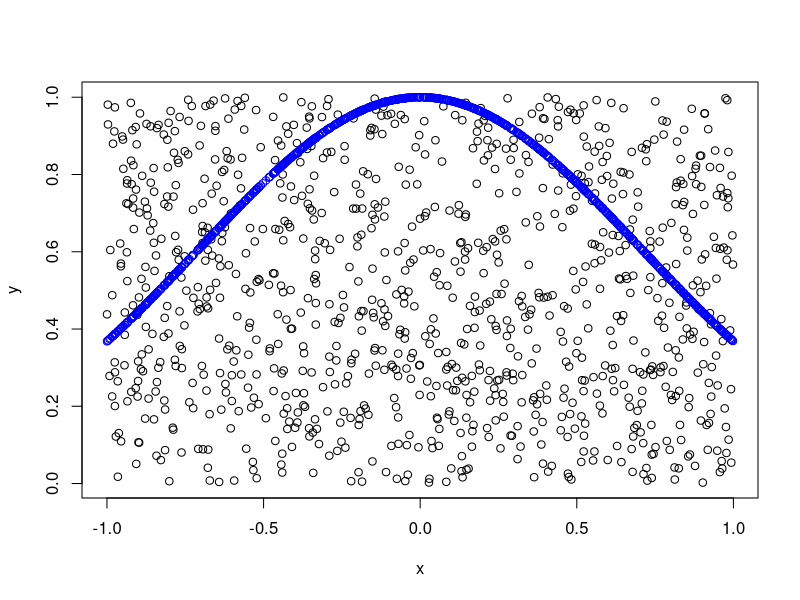
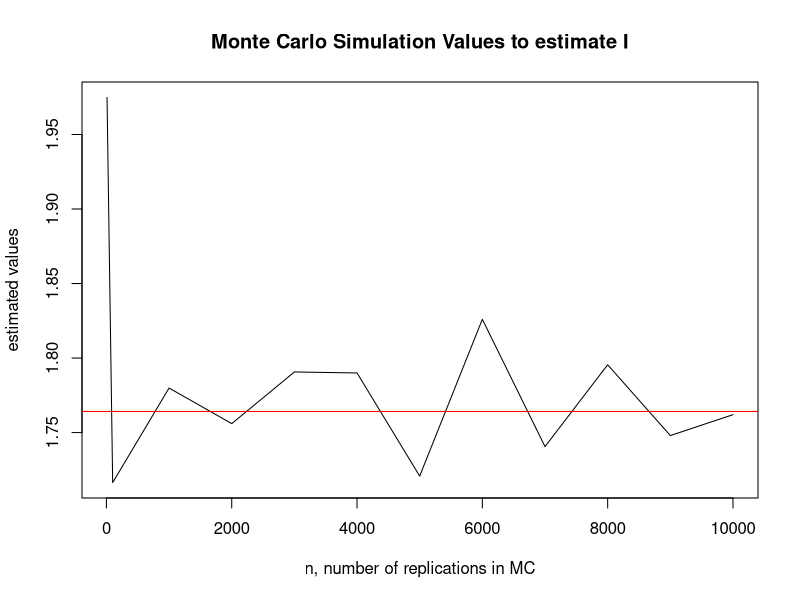
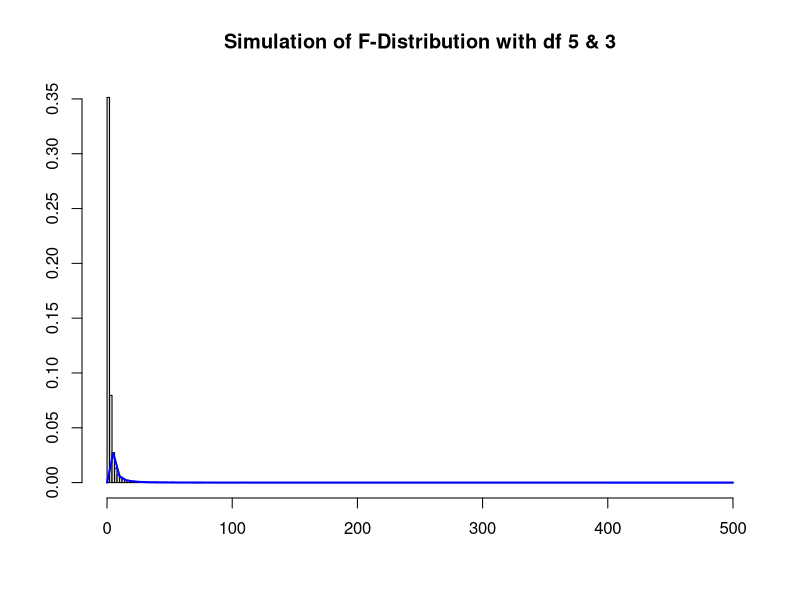
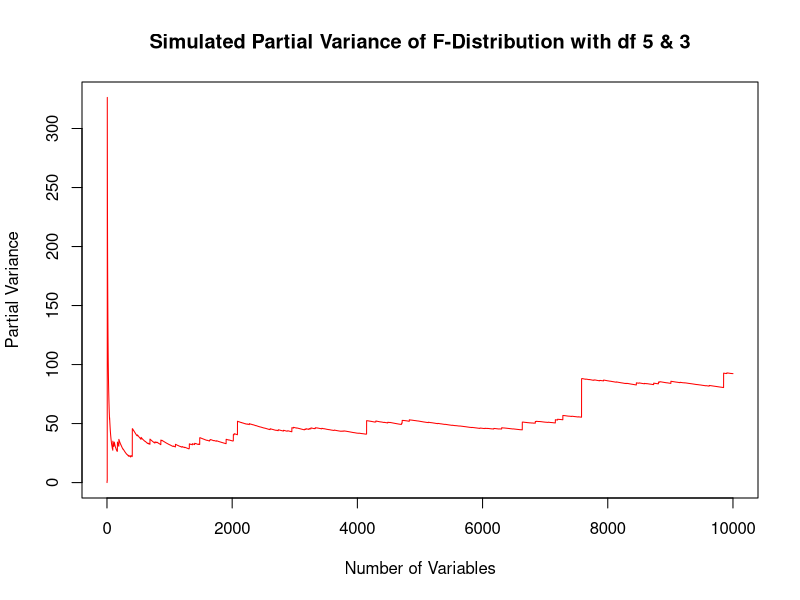

Generate these figures, in order, with R:
## ---- chunk 1
fx <- function(x){1/exp(x^2)}


estim.I = function(n){
  x = runif(n,a,b)
  y = runif(n,0,max(fx(x)))
  if(min(a,b)<0 & max(a,b)>0){
  ra = (abs(a)+abs(b))*abs(max(fx(x)))
  } else {
  ra = abs(abs(a)-abs(b))*abs(max(fx(x)))}
  uc = (fx(x) > y)
  int = ra * sum(uc)/n
  return(int)
}

#a simple visualisation
a=-1
b=1
n=1000
x = runif(n,a,b)
y = runif(n,0,max(fx(x)))


plot(x,y)
points(x,fx(x), col="blue")
  
## ---- chunk 2
n = c(10,100,seq(from = 1000, to = 10000, by = 1000))
set.seed(123)
a=-2
b=2

lst  = c()
for(i in 1:length(n)){
  lst[i] = abs( estim.I(n[i]))
}

int <- integrate(fx,a,b)
plot(n, lst, type = "l" , xlab = 'n, number of replications in MC', ylab = 'estimated values' , main = 'Monte Carlo Simulation Values to estimate I')
abline(h=int$value, col="red")
#Red line shows the value drom the function "intregrate"

## ---- chunk 3
n<-10000
set.seed(1234)
j <- rf(n, 5, 3)

hist(j, breaks = "Scott", xlab = "", ylab = "", probability = T, main = "Simulation of F-Distribution with df 5 & 3")

curve(df(x, 5, 3), 
      col="blue", lwd=2, add=TRUE, yaxt="n")


partmeans <-(cumsum(j))/(1:n)
parvar <- (1/(1:n))* cumsum((j-partmeans)^2)

plot((1:n),parvar, type = "l", col="red",
     main = "Simulated Partial Variance of F-Distribution with df 5 & 3", 
     xlab="Number of Variables", 
     ylab = "Partial Variance")

